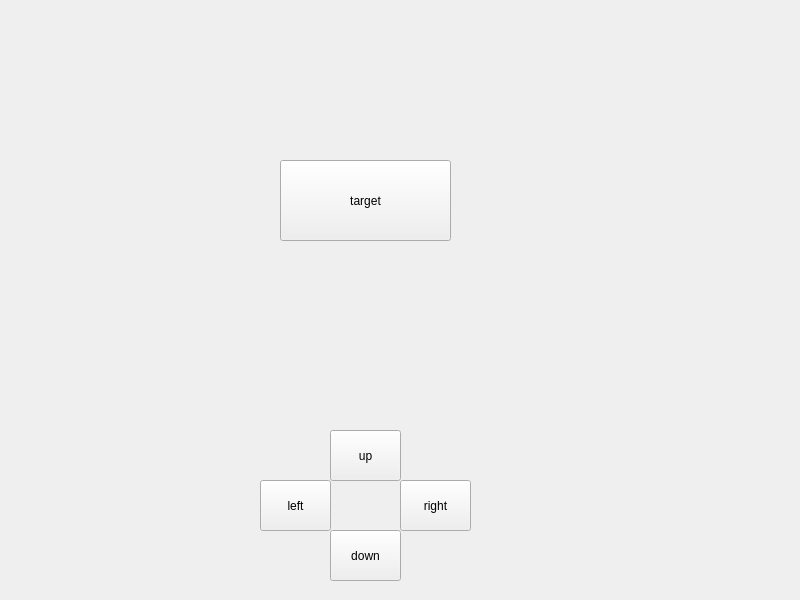
<?xml version="1.0" encoding="UTF-8"?>
<ui version="4.0">
 <class>Widget</class>
 <widget class="QWidget" name="Widget">
  <property name="geometry">
   <rect>
    <x>0</x>
    <y>0</y>
    <width>800</width>
    <height>600</height>
   </rect>
  </property>
  <property name="windowTitle">
   <string>Widget</string>
  </property>
  <widget class="QPushButton" name="pushButton_target">
   <property name="geometry">
    <rect>
     <x>280</x>
     <y>160</y>
     <width>171</width>
     <height>81</height>
    </rect>
   </property>
   <property name="text">
    <string>target</string>
   </property>
  </widget>
  <widget class="QPushButton" name="pushButton_left">
   <property name="geometry">
    <rect>
     <x>260</x>
     <y>480</y>
     <width>71</width>
     <height>51</height>
    </rect>
   </property>
   <property name="text">
    <string>left</string>
   </property>
  </widget>
  <widget class="QPushButton" name="pushButton_down">
   <property name="geometry">
    <rect>
     <x>330</x>
     <y>530</y>
     <width>71</width>
     <height>51</height>
    </rect>
   </property>
   <property name="text">
    <string>down</string>
   </property>
  </widget>
  <widget class="QPushButton" name="pushButton_up">
   <property name="geometry">
    <rect>
     <x>330</x>
     <y>430</y>
     <width>71</width>
     <height>51</height>
    </rect>
   </property>
   <property name="text">
    <string>up</string>
   </property>
  </widget>
  <widget class="QPushButton" name="pushButton_right">
   <property name="geometry">
    <rect>
     <x>400</x>
     <y>480</y>
     <width>71</width>
     <height>51</height>
    </rect>
   </property>
   <property name="text">
    <string>right</string>
   </property>
  </widget>
 </widget>
 <resources/>
 <connections/>
</ui>
